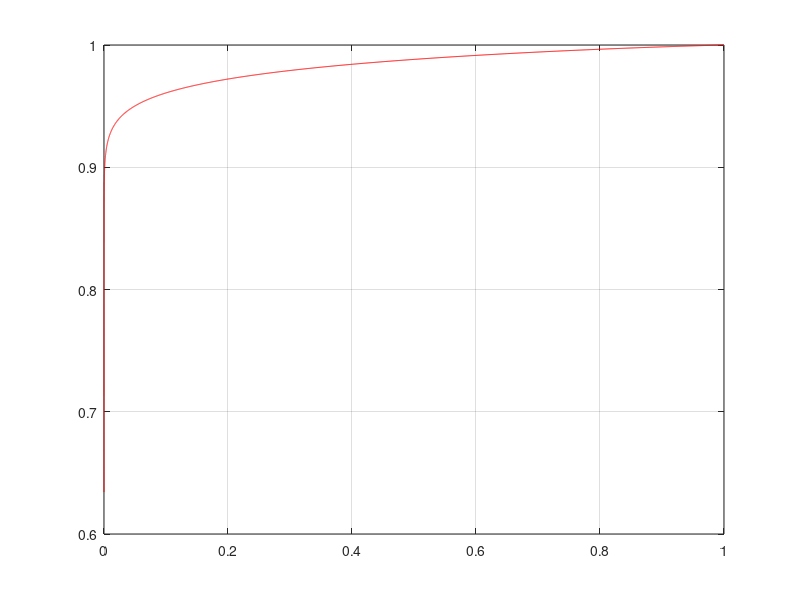

MATLAB code for this plot:
% This code plots the ROC curve for Rayleigh channel, based on the paper
% titled "On the Energy Detection of Unknown Signals
% over Fading Channels." In particular, the plot corresponds to Fig. 1 of
% the paper.
% This code is written by Sanket S. Kalamkar, Indian Institute of
% Technology, Kanpur.
clc
close all
clear all
L = 10; % Number of sensing samples to be taken
snr_db = 20; % Average SNR in decibel for Rayleigh channel
snr = 10.^(snr_db./10);
thresh = 0:0.01:100; % Threhsold
% Calculation of probability of false alarm
Pf= 1- gammainc(thresh./2, L./2); % the 'upper' incomplete gamma function
pd = [];
A = snr./(1 + snr);
u = L./2; % Time-Bandwidth product
for pp = 1:length(Pf)
n = 0:1:u-2;
term_sum1 = sum((1./factorial(n)).*(thresh(pp)./2).^(n));
term_sum2 = sum((1./factorial(n)).*(((thresh(pp)./2).*(A)).^(n)));
pd(pp) = exp(-thresh(pp)./2).*term_sum1 + (1./A).^(u-1).*(exp(-thresh(pp)./(2.*(1+snr))) - exp(-thresh(pp)./2).*term_sum2); % Probability of detection % don't get the equation
end

% roc curve fig1 on ref paper
%loglog(Pf,1-pd,'r') 
%grid on
%xlim([10^-4 1])
%ylim([10^-5 1])
% roc curve normal
plot(Pf, pd, 'r')
grid on

